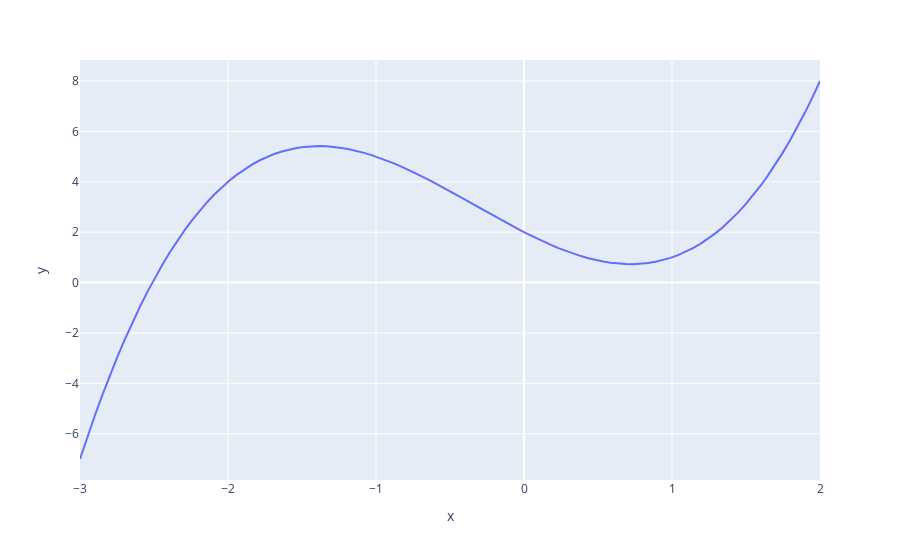

The code cell stored with this chart in its notebook:
### Code cell
#visualize g
px.line(x = np.linspace(-3,2,100), y =g(np.linspace(-3,2,100)))
# When the function is plotted, we see that the minimizing value is around 0.72.
